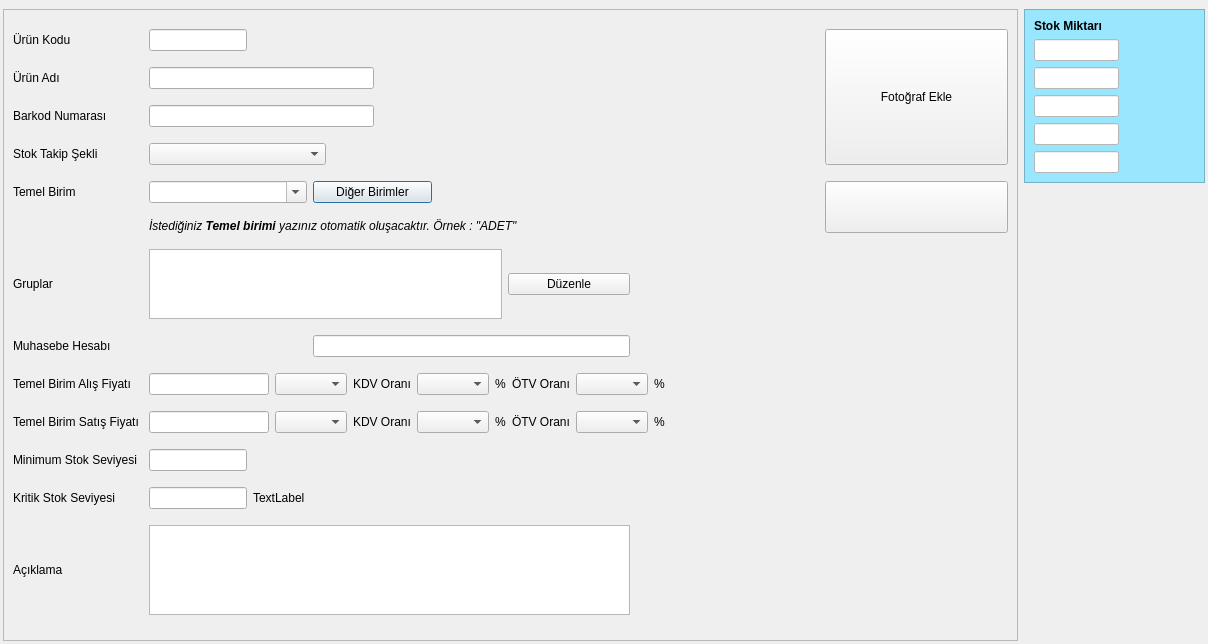
 <widget class="QDialog" name="STOK_URUN_KARTI_FORMU">
  <property name="geometry">
   <rect>
    <x>0</x>
    <y>0</y>
    <width>1208</width>
    <height>644</height>
   </rect>
  </property>
  <property name="sizePolicy">
   <sizepolicy hsizetype="Ignored" vsizetype="Ignored">
    <horstretch>0</horstretch>
    <verstretch>0</verstretch>
   </sizepolicy>
  </property>
  <property name="minimumSize">
   <size>
    <width>0</width>
    <height>403</height>
   </size>
  </property>
  <property name="windowTitle">
   <string>ÜRÜN KARTI</string>
  </property>
  <property name="toolTip">
   <string/>
  </property>
  <layout class="QGridLayout" name="gridLayout_5" rowstretch="1,10,50" columnstretch="100,0">
   <property name="margin">
    <number>3</number>
   </property>
   <item row="0" column="0" colspan="2">
    <widget class="QWidget" name="navigation_buttons_widget" native="true">
     <property name="sizePolicy">
      <sizepolicy hsizetype="Expanding" vsizetype="Fixed">
       <horstretch>0</horstretch>
       <verstretch>0</verstretch>
      </sizepolicy>
     </property>
     <property name="minimumSize">
      <size>
       <width>0</width>
       <height>0</height>
      </size>
     </property>
    </widget>
   </item>
   <item row="1" column="0" rowspan="2">
    <widget class="QFrame" name="frame_2">
     <property name="sizePolicy">
      <sizepolicy hsizetype="Expanding" vsizetype="Expanding">
       <horstretch>0</horstretch>
       <verstretch>0</verstretch>
      </sizepolicy>
     </property>
     <property name="frameShape">
      <enum>QFrame::StyledPanel</enum>
     </property>
     <property name="frameShadow">
      <enum>QFrame::Raised</enum>
     </property>
     <layout class="QGridLayout" name="gridLayout_4" rowstretch="1,1,1,1,1,1,1,1,1,1,1,1,0" columnstretch="10,8,10,10,10,15,15">
      <item row="0" column="0">
       <widget class="QLabel" name="label_urun_kodu">
        <property name="sizePolicy">
         <sizepolicy hsizetype="Fixed" vsizetype="Fixed">
          <horstretch>0</horstretch>
          <verstretch>0</verstretch>
         </sizepolicy>
        </property>
        <property name="text">
         <string>Ürün Kodu</string>
        </property>
       </widget>
      </item>
      <item row="0" column="1">
       <widget class="QLineEdit" name="lineEdit_urun_kodu">
        <property name="maxLength">
         <number>30</number>
        </property>
       </widget>
      </item>
      <item row="1" column="0">
       <widget class="QLabel" name="label_urun_adi">
        <property name="sizePolicy">
         <sizepolicy hsizetype="Fixed" vsizetype="Fixed">
          <horstretch>0</horstretch>
          <verstretch>0</verstretch>
         </sizepolicy>
        </property>
        <property name="text">
         <string>Ürün Adı</string>
        </property>
       </widget>
      </item>
      <item row="1" column="1" colspan="2">
       <widget class="QLineEdit" name="lineEdit_urun_adi">
        <property name="maxLength">
         <number>50</number>
        </property>
       </widget>
      </item>
      <item row="2" column="0">
       <widget class="QLabel" name="label_barkod_numarasi">
        <property name="sizePolicy">
         <sizepolicy hsizetype="Fixed" vsizetype="Fixed">
          <horstretch>0</horstretch>
          <verstretch>0</verstretch>
         </sizepolicy>
        </property>
        <property name="text">
         <string>Barkod Numarası</string>
        </property>
       </widget>
      </item>
      <item row="2" column="1" colspan="2">
       <widget class="QLineEdit" name="lineEdit_barkod_numarasi"/>
      </item>
      <item row="3" column="0">
       <widget class="QLabel" name="label_takip_sekli">
        <property name="sizePolicy">
         <sizepolicy hsizetype="Fixed" vsizetype="Fixed">
          <horstretch>0</horstretch>
          <verstretch>0</verstretch>
         </sizepolicy>
        </property>
        <property name="text">
         <string>Stok Takip Şekli</string>
        </property>
       </widget>
      </item>
      <item row="4" column="0">
       <widget class="QLabel" name="label_temel_urun_birimi">
        <property name="sizePolicy">
         <sizepolicy hsizetype="Fixed" vsizetype="Fixed">
          <horstretch>0</horstretch>
          <verstretch>0</verstretch>
         </sizepolicy>
        </property>
        <property name="text">
         <string>Temel Birim</string>
        </property>
       </widget>
      </item>
      <item row="4" column="1" colspan="4">
       <layout class="QGridLayout" name="gridLayout_6" columnstretch="4,3,5">
        <item row="0" column="0">
         <widget class="QComboBox" name="comboBox_temel_urun_birimi">
          <property name="sizePolicy">
           <sizepolicy hsizetype="Expanding" vsizetype="Fixed">
            <horstretch>0</horstretch>
            <verstretch>0</verstretch>
           </sizepolicy>
          </property>
          <property name="editable">
           <bool>true</bool>
          </property>
          <property name="sizeAdjustPolicy">
           <enum>QComboBox::AdjustToMinimumContentsLength</enum>
          </property>
         </widget>
        </item>
        <item row="0" column="2">
         <spacer name="horizontalSpacer">
          <property name="orientation">
           <enum>Qt::Horizontal</enum>
          </property>
          <property name="sizeHint" stdset="0">
           <size>
            <width>92</width>
            <height>20</height>
           </size>
          </property>
         </spacer>
        </item>
        <item row="0" column="1">
         <widget class="QPushButton" name="button_diger_urun_birimleri">
          <property name="sizePolicy">
           <sizepolicy hsizetype="Expanding" vsizetype="Fixed">
            <horstretch>0</horstretch>
            <verstretch>0</verstretch>
           </sizepolicy>
          </property>
          <property name="text">
           <string>Diğer Birimler</string>
          </property>
         </widget>
        </item>
       </layout>
      </item>
      <item row="6" column="0">
       <widget class="QLabel" name="label_2">
        <property name="sizePolicy">
         <sizepolicy hsizetype="Fixed" vsizetype="Fixed">
          <horstretch>0</horstretch>
          <verstretch>0</verstretch>
         </sizepolicy>
        </property>
        <property name="text">
         <string>Gruplar</string>
        </property>
       </widget>
      </item>
      <item row="6" column="1" colspan="3">
       <widget class="QTextEdit" name="textEdit_gruplar">
        <property name="maximumSize">
         <size>
          <width>16777215</width>
          <height>70</height>
         </size>
        </property>
        <property name="focusPolicy">
         <enum>Qt::NoFocus</enum>
        </property>
        <property name="readOnly">
         <bool>true</bool>
        </property>
       </widget>
      </item>
      <item row="6" column="4">
       <widget class="QPushButton" name="pushButton_gruplar">
        <property name="text">
         <string>Düzenle</string>
        </property>
        <property name="icon">
         <iconset resource="../e9_icons.qrc">
          <normaloff>:/e9_icons/E9_ICONS/e9_grup.png</normaloff>:/e9_icons/E9_ICONS/e9_grup.png</iconset>
        </property>
       </widget>
      </item>
      <item row="7" column="0">
       <widget class="QLabel" name="label_muhasebe_hesabi">
        <property name="sizePolicy">
         <sizepolicy hsizetype="Fixed" vsizetype="Fixed">
          <horstretch>0</horstretch>
          <verstretch>0</verstretch>
         </sizepolicy>
        </property>
        <property name="text">
         <string>Muhasebe Hesabı</string>
        </property>
       </widget>
      </item>
      <item row="8" column="0">
       <widget class="QLabel" name="label_temel_birim_alis_fiyati">
        <property name="sizePolicy">
         <sizepolicy hsizetype="Fixed" vsizetype="Fixed">
          <horstretch>0</horstretch>
          <verstretch>0</verstretch>
         </sizepolicy>
        </property>
        <property name="text">
         <string>Temel Birim Alış Fiyatı</string>
        </property>
       </widget>
      </item>
      <item row="9" column="0">
       <widget class="QLabel" name="label_temel_birim_satis_fiyati">
        <property name="sizePolicy">
         <sizepolicy hsizetype="Fixed" vsizetype="Fixed">
          <horstretch>0</horstretch>
          <verstretch>0</verstretch>
         </sizepolicy>
        </property>
        <property name="text">
         <string>Temel Birim Satış Fiyatı </string>
        </property>
       </widget>
      </item>
      <item row="10" column="0">
       <widget class="QLabel" name="label_min_stok_seviyesi">
        <property name="sizePolicy">
         <sizepolicy hsizetype="Fixed" vsizetype="Fixed">
          <horstretch>0</horstretch>
          <verstretch>0</verstretch>
         </sizepolicy>
        </property>
        <property name="text">
         <string>Minimum Stok Seviyesi </string>
        </property>
       </widget>
      </item>
      <item row="10" column="1">
       <widget class="QCommaEdit" name="commaEdit_minimum_stok_seviyesi">
        <property name="sizePolicy">
         <sizepolicy hsizetype="Expanding" vsizetype="Fixed">
          <horstretch>0</horstretch>
          <verstretch>0</verstretch>
         </sizepolicy>
        </property>
        <property name="whatsThis">
         <string>Sayilari formatina(Or:1,000,234.50) donusturur. </string>
        </property>
        <property name="QCommaEdit" stdset="0">
         <rect>
          <x>0</x>
          <y>0</y>
          <width>0</width>
          <height>0</height>
         </rect>
        </property>
       </widget>
      </item>
      <item row="10" column="2">
       <widget class="QLabel" name="label_min_stok_sev_temel_birim">
        <property name="sizePolicy">
         <sizepolicy hsizetype="Expanding" vsizetype="Fixed">
          <horstretch>0</horstretch>
          <verstretch>0</verstretch>
         </sizepolicy>
        </property>
        <property name="text">
         <string/>
        </property>
       </widget>
      </item>
      <item row="11" column="0">
       <widget class="QLabel" name="label_kritik_stok_seviyesi">
        <property name="sizePolicy">
         <sizepolicy hsizetype="Fixed" vsizetype="Fixed">
          <horstretch>0</horstretch>
          <verstretch>0</verstretch>
         </sizepolicy>
        </property>
        <property name="text">
         <string>Kritik Stok Seviyesi</string>
        </property>
       </widget>
      </item>
      <item row="11" column="1">
       <widget class="QCommaEdit" name="commaEdit_kritik_stok_seviyesi">
        <property name="whatsThis">
         <string>Sayilari formatina(Or:1,000,234.50) donusturur. </string>
        </property>
        <property name="QCommaEdit" stdset="0">
         <rect>
          <x>0</x>
          <y>0</y>
          <width>0</width>
          <height>0</height>
         </rect>
        </property>
       </widget>
      </item>
      <item row="11" column="2">
       <widget class="QLabel" name="label_kritik_stok_sev_temel_birim">
        <property name="sizePolicy">
         <sizepolicy hsizetype="Fixed" vsizetype="Fixed">
          <horstretch>0</horstretch>
          <verstretch>0</verstretch>
         </sizepolicy>
        </property>
        <property name="text">
         <string>TextLabel</string>
        </property>
       </widget>
      </item>
      <item row="12" column="0">
       <widget class="QLabel" name="label_aciklama">
        <property name="sizePolicy">
         <sizepolicy hsizetype="Fixed" vsizetype="Fixed">
          <horstretch>0</horstretch>
          <verstretch>0</verstretch>
         </sizepolicy>
        </property>
        <property name="text">
         <string>Açıklama</string>
        </property>
       </widget>
      </item>
      <item row="12" column="1" colspan="4">
       <widget class="QLimitedTextEdit" name="limitedTextEdit_aciklama">
        <property name="sizePolicy">
         <sizepolicy hsizetype="Expanding" vsizetype="Fixed">
          <horstretch>0</horstretch>
          <verstretch>0</verstretch>
         </sizepolicy>
        </property>
        <property name="maximumSize">
         <size>
          <width>16777215</width>
          <height>90</height>
         </size>
        </property>
       </widget>
      </item>
      <item row="3" column="1" colspan="3">
       <layout class="QGridLayout" name="gridLayout_7" columnstretch="4,4">
        <item row="0" column="0">
         <widget class="QComboBox" name="comboBox_stok_takip_sekli">
          <property name="sizePolicy">
           <sizepolicy hsizetype="Preferred" vsizetype="Fixed">
            <horstretch>0</horstretch>
            <verstretch>0</verstretch>
           </sizepolicy>
          </property>
          <property name="sizeAdjustPolicy">
           <enum>QComboBox::AdjustToMinimumContentsLength</enum>
          </property>
         </widget>
        </item>
        <item row="0" column="1">
         <spacer name="horizontalSpacer_4">
          <property name="orientation">
           <enum>Qt::Horizontal</enum>
          </property>
          <property name="sizeHint" stdset="0">
           <size>
            <width>40</width>
            <height>20</height>
           </size>
          </property>
         </spacer>
        </item>
       </layout>
      </item>
      <item row="7" column="1" colspan="4">
       <layout class="QGridLayout" name="gridLayout_8" columnstretch="5,10">
        <item row="0" column="0">
         <widget class="QSearchEdit" name="searchEdit_muh_hesap_kodu" native="true">
          <property name="sizePolicy">
           <sizepolicy hsizetype="Expanding" vsizetype="Fixed">
            <horstretch>0</horstretch>
            <verstretch>0</verstretch>
           </sizepolicy>
          </property>
          <property name="whatsThis">
           <string>Arama widget. </string>
          </property>
          <property name="QSearchEdit" stdset="0">
           <rect>
            <x>0</x>
            <y>0</y>
            <width>100</width>
            <height>100</height>
           </rect>
          </property>
         </widget>
        </item>
        <item row="0" column="1">
         <widget class="QLineEdit" name="lineEdit_muh_hesap_ismi">
          <property name="focusPolicy">
           <enum>Qt::NoFocus</enum>
          </property>
          <property name="readOnly">
           <bool>true</bool>
          </property>
         </widget>
        </item>
       </layout>
      </item>
      <item row="8" column="1" colspan="5">
       <layout class="QGridLayout" name="gridLayout_9" columnstretch="3,2,1,2,5,1,2,1,20">
        <item row="0" column="0">
         <widget class="QCommaEdit" name="commaEdit_alis_fiyati">
          <property name="sizePolicy">
           <sizepolicy hsizetype="Expanding" vsizetype="Fixed">
            <horstretch>0</horstretch>
            <verstretch>0</verstretch>
           </sizepolicy>
          </property>
          <property name="minimumSize">
           <size>
            <width>120</width>
            <height>0</height>
           </size>
          </property>
          <property name="whatsThis">
           <string>Sayilari formatina(Or:1,000,234.50) donusturur. </string>
          </property>
          <property name="QCommaEdit" stdset="0">
           <rect>
            <x>0</x>
            <y>0</y>
            <width>0</width>
            <height>0</height>
           </rect>
          </property>
         </widget>
        </item>
        <item row="0" column="1">
         <widget class="QComboBox" name="comboBox_urun_alis_doviz">
          <property name="sizePolicy">
           <sizepolicy hsizetype="Minimum" vsizetype="Fixed">
            <horstretch>0</horstretch>
            <verstretch>0</verstretch>
           </sizepolicy>
          </property>
          <property name="sizeAdjustPolicy">
           <enum>QComboBox::AdjustToContentsOnFirstShow</enum>
          </property>
         </widget>
        </item>
        <item row="0" column="2">
         <widget class="QLabel" name="label_KDV_orani">
          <property name="sizePolicy">
           <sizepolicy hsizetype="Fixed" vsizetype="Fixed">
            <horstretch>0</horstretch>
            <verstretch>0</verstretch>
           </sizepolicy>
          </property>
          <property name="text">
           <string>KDV Oranı</string>
          </property>
         </widget>
        </item>
        <item row="0" column="3">
         <widget class="QComboBox" name="comboBox_alis_kdv_orani">
          <property name="sizePolicy">
           <sizepolicy hsizetype="Minimum" vsizetype="Fixed">
            <horstretch>0</horstretch>
            <verstretch>0</verstretch>
           </sizepolicy>
          </property>
          <property name="sizeAdjustPolicy">
           <enum>QComboBox::AdjustToContentsOnFirstShow</enum>
          </property>
         </widget>
        </item>
        <item row="0" column="4">
         <widget class="QLabel" name="label_yuzde">
          <property name="sizePolicy">
           <sizepolicy hsizetype="Fixed" vsizetype="Fixed">
            <horstretch>0</horstretch>
            <verstretch>0</verstretch>
           </sizepolicy>
          </property>
          <property name="text">
           <string>%</string>
          </property>
         </widget>
        </item>
        <item row="0" column="8">
         <spacer name="horizontalSpacer_7">
          <property name="orientation">
           <enum>Qt::Horizontal</enum>
          </property>
          <property name="sizeHint" stdset="0">
           <size>
            <width>40</width>
            <height>20</height>
           </size>
          </property>
         </spacer>
        </item>
        <item row="0" column="5">
         <widget class="QLabel" name="label_OTV_orani">
          <property name="sizePolicy">
           <sizepolicy hsizetype="Fixed" vsizetype="Fixed">
            <horstretch>0</horstretch>
            <verstretch>0</verstretch>
           </sizepolicy>
          </property>
          <property name="text">
           <string>ÖTV Oranı</string>
          </property>
         </widget>
        </item>
        <item row="0" column="6">
         <widget class="QComboBox" name="comboBox_alis_otv_orani">
          <property name="sizePolicy">
           <sizepolicy hsizetype="Minimum" vsizetype="Fixed">
            <horstretch>0</horstretch>
            <verstretch>0</verstretch>
           </sizepolicy>
          </property>
          <property name="sizeAdjustPolicy">
           <enum>QComboBox::AdjustToContentsOnFirstShow</enum>
          </property>
         </widget>
        </item>
        <item row="0" column="7">
         <widget class="QLabel" name="label_yuzde_2">
          <property name="sizePolicy">
           <sizepolicy hsizetype="Fixed" vsizetype="Fixed">
            <horstretch>0</horstretch>
            <verstretch>0</verstretch>
           </sizepolicy>
          </property>
          <property name="text">
           <string>%</string>
          </property>
         </widget>
        </item>
       </layout>
      </item>
      <item row="9" column="1" colspan="5">
       <layout class="QGridLayout" name="gridLayout_10" columnstretch="3,2,1,2,5,1,2,1,20">
        <item row="0" column="0">
         <widget class="QCommaEdit" name="commaEdit_satis_fiyati">
          <property name="sizePolicy">
           <sizepolicy hsizetype="Expanding" vsizetype="Fixed">
            <horstretch>0</horstretch>
            <verstretch>0</verstretch>
           </sizepolicy>
          </property>
          <property name="minimumSize">
           <size>
            <width>120</width>
            <height>0</height>
           </size>
          </property>
          <property name="whatsThis">
           <string>Sayilari formatina(Or:1,000,234.50) donusturur. </string>
          </property>
          <property name="QCommaEdit" stdset="0">
           <rect>
            <x>0</x>
            <y>0</y>
            <width>0</width>
            <height>0</height>
           </rect>
          </property>
         </widget>
        </item>
        <item row="0" column="1">
         <widget class="QComboBox" name="comboBox_urun_satis_doviz">
          <property name="sizePolicy">
           <sizepolicy hsizetype="Minimum" vsizetype="Fixed">
            <horstretch>0</horstretch>
            <verstretch>0</verstretch>
           </sizepolicy>
          </property>
          <property name="sizeAdjustPolicy">
           <enum>QComboBox::AdjustToContentsOnFirstShow</enum>
          </property>
         </widget>
        </item>
        <item row="0" column="8">
         <spacer name="horizontalSpacer_8">
          <property name="orientation">
           <enum>Qt::Horizontal</enum>
          </property>
          <property name="sizeHint" stdset="0">
           <size>
            <width>40</width>
            <height>20</height>
           </size>
          </property>
         </spacer>
        </item>
        <item row="0" column="2">
         <widget class="QLabel" name="label_3">
          <property name="sizePolicy">
           <sizepolicy hsizetype="Fixed" vsizetype="Fixed">
            <horstretch>0</horstretch>
            <verstretch>0</verstretch>
           </sizepolicy>
          </property>
          <property name="text">
           <string>KDV Oranı</string>
          </property>
         </widget>
        </item>
        <item row="0" column="3">
         <widget class="QComboBox" name="comboBox_satis_kdv_orani"/>
        </item>
        <item row="0" column="4">
         <widget class="QLabel" name="label_4">
          <property name="sizePolicy">
           <sizepolicy hsizetype="Fixed" vsizetype="Fixed">
            <horstretch>0</horstretch>
            <verstretch>0</verstretch>
           </sizepolicy>
          </property>
          <property name="text">
           <string>%</string>
          </property>
         </widget>
        </item>
        <item row="0" column="5">
         <widget class="QLabel" name="label_5">
          <property name="sizePolicy">
           <sizepolicy hsizetype="Fixed" vsizetype="Fixed">
            <horstretch>0</horstretch>
            <verstretch>0</verstretch>
           </sizepolicy>
          </property>
          <property name="text">
           <string>ÖTV Oranı</string>
          </property>
         </widget>
        </item>
        <item row="0" column="6">
         <widget class="QComboBox" name="comboBox_satis_otv_orani"/>
        </item>
        <item row="0" column="7">
         <widget class="QLabel" name="label_6">
          <property name="sizePolicy">
           <sizepolicy hsizetype="Fixed" vsizetype="Fixed">
            <horstretch>0</horstretch>
            <verstretch>0</verstretch>
           </sizepolicy>
          </property>
          <property name="text">
           <string>%</string>
          </property>
         </widget>
        </item>
       </layout>
      </item>
      <item row="0" column="6" rowspan="4">
       <widget class="QPushButton" name="pushButton_fotograf_sec">
        <property name="sizePolicy">
         <sizepolicy hsizetype="Minimum" vsizetype="Minimum">
          <horstretch>0</horstretch>
          <verstretch>0</verstretch>
         </sizepolicy>
        </property>
        <property name="toolTip">
         <string>Fotoğraf Ekle</string>
        </property>
        <property name="text">
         <string>Fotoğraf Ekle</string>
        </property>
       </widget>
      </item>
      <item row="6" column="5">
       <spacer name="horizontalSpacer_5">
        <property name="orientation">
         <enum>Qt::Horizontal</enum>
        </property>
        <property name="sizeHint" stdset="0">
         <size>
          <width>40</width>
          <height>20</height>
         </size>
        </property>
       </spacer>
      </item>
      <item row="5" column="1" colspan="5">
       <widget class="QLabel" name="label_7">
        <property name="sizePolicy">
         <sizepolicy hsizetype="Expanding" vsizetype="Fixed">
          <horstretch>0</horstretch>
          <verstretch>0</verstretch>
         </sizepolicy>
        </property>
        <property name="text">
         <string>&lt;!DOCTYPE HTML PUBLIC &quot;-//W3C//DTD HTML 4.0//EN&quot; &quot;http://www.w3.org/TR/REC-html40/strict.dtd&quot;&gt;
&lt;html&gt;&lt;head&gt;&lt;meta name=&quot;qrichtext&quot; content=&quot;1&quot; /&gt;&lt;style type=&quot;text/css&quot;&gt;
p, li { white-space: pre-wrap; }
&lt;/style&gt;&lt;/head&gt;&lt;body style=&quot; font-family:'Sans Serif'; font-size:10pt; font-weight:400; font-style:normal;&quot;&gt;
&lt;p style=&quot; margin-top:0px; margin-bottom:0px; margin-left:0px; margin-right:0px; -qt-block-indent:0; text-indent:0px;&quot;&gt;&lt;span style=&quot; font-size:9pt; font-style:italic;&quot;&gt;İstediğiniz &lt;/span&gt;&lt;span style=&quot; font-size:9pt; font-weight:600; font-style:italic;&quot;&gt;Temel&lt;/span&gt;&lt;span style=&quot; font-size:9pt; font-style:italic;&quot;&gt; &lt;/span&gt;&lt;span style=&quot; font-size:9pt; font-weight:600; font-style:italic;&quot;&gt;birimi&lt;/span&gt;&lt;span style=&quot; font-size:9pt; font-style:italic;&quot;&gt; yazınız otomatik oluşacaktır. Örnek : &amp;quot;ADET&amp;quot;&lt;/span&gt;&lt;/p&gt;&lt;/body&gt;&lt;/html&gt;</string>
        </property>
       </widget>
      </item>
      <item row="4" column="6" rowspan="2">
       <widget class="QPushButton" name="pushButton_urun_hareketleri">
        <property name="sizePolicy">
         <sizepolicy hsizetype="Minimum" vsizetype="Expanding">
          <horstretch>0</horstretch>
          <verstretch>0</verstretch>
         </sizepolicy>
        </property>
        <property name="toolTip">
         <string>Hareketler</string>
        </property>
        <property name="text">
         <string/>
        </property>
        <property name="icon">
         <iconset resource="../e9_icons.qrc">
          <normaloff>:/e9_icons/E9_ICONS/cari_hareketler.png</normaloff>:/e9_icons/E9_ICONS/cari_hareketler.png</iconset>
        </property>
        <property name="iconSize">
         <size>
          <width>36</width>
          <height>36</height>
         </size>
        </property>
        <property name="shortcut">
         <string>Ctrl+R</string>
        </property>
       </widget>
      </item>
     </layout>
    </widget>
   </item>
   <item row="1" column="1">
    <widget class="QFrame" name="frame">
     <property name="sizePolicy">
      <sizepolicy hsizetype="Expanding" vsizetype="Expanding">
       <horstretch>0</horstretch>
       <verstretch>0</verstretch>
      </sizepolicy>
     </property>
     <property name="styleSheet">
      <string notr="true">background-color: rgb(152, 231, 255);</string>
     </property>
     <property name="frameShape">
      <enum>QFrame::StyledPanel</enum>
     </property>
     <property name="frameShadow">
      <enum>QFrame::Raised</enum>
     </property>
     <layout class="QGridLayout" name="gridLayout_2">
      <item row="1" column="0">
       <layout class="QGridLayout" name="gridLayout_3" rowstretch="1,1,1,1,1" columnstretch="15,15,10,15">
        <item row="1" column="2">
         <widget class="QLabel" name="label_birim_1">
          <property name="sizePolicy">
           <sizepolicy hsizetype="Expanding" vsizetype="Fixed">
            <horstretch>0</horstretch>
            <verstretch>0</verstretch>
           </sizepolicy>
          </property>
          <property name="text">
           <string/>
          </property>
         </widget>
        </item>
        <item row="2" column="2">
         <widget class="QLabel" name="label_birim_2">
          <property name="sizePolicy">
           <sizepolicy hsizetype="Expanding" vsizetype="Fixed">
            <horstretch>0</horstretch>
            <verstretch>0</verstretch>
           </sizepolicy>
          </property>
          <property name="text">
           <string/>
          </property>
         </widget>
        </item>
        <item row="3" column="0" colspan="2">
         <widget class="QCommaEdit" name="commaEdit_miktar_3">
          <property name="focusPolicy">
           <enum>Qt::NoFocus</enum>
          </property>
          <property name="whatsThis">
           <string>Sayilari formatina(Or:1,000,234.50) donusturur. </string>
          </property>
          <property name="styleSheet">
           <string notr="true">background-color: rgb(255, 255, 255);</string>
          </property>
          <property name="readOnly">
           <bool>true</bool>
          </property>
          <property name="QCommaEdit" stdset="0">
           <rect>
            <x>0</x>
            <y>0</y>
            <width>100</width>
            <height>100</height>
           </rect>
          </property>
         </widget>
        </item>
        <item row="3" column="2">
         <widget class="QLabel" name="label_birim_3">
          <property name="sizePolicy">
           <sizepolicy hsizetype="Expanding" vsizetype="Fixed">
            <horstretch>0</horstretch>
            <verstretch>0</verstretch>
           </sizepolicy>
          </property>
          <property name="text">
           <string/>
          </property>
         </widget>
        </item>
        <item row="4" column="0" colspan="2">
         <widget class="QCommaEdit" name="commaEdit_miktar_4">
          <property name="focusPolicy">
           <enum>Qt::NoFocus</enum>
          </property>
          <property name="whatsThis">
           <string>Sayilari formatina(Or:1,000,234.50) donusturur. </string>
          </property>
          <property name="styleSheet">
           <string notr="true">background-color: rgb(255, 255, 255);</string>
          </property>
          <property name="readOnly">
           <bool>true</bool>
          </property>
          <property name="QCommaEdit" stdset="0">
           <rect>
            <x>0</x>
            <y>0</y>
            <width>100</width>
            <height>100</height>
           </rect>
          </property>
         </widget>
        </item>
        <item row="4" column="2">
         <widget class="QLabel" name="label_birim_4">
          <property name="sizePolicy">
           <sizepolicy hsizetype="Expanding" vsizetype="Fixed">
            <horstretch>0</horstretch>
            <verstretch>0</verstretch>
           </sizepolicy>
          </property>
          <property name="text">
           <string/>
          </property>
         </widget>
        </item>
        <item row="0" column="2">
         <widget class="QLabel" name="label_temel_birim">
          <property name="sizePolicy">
           <sizepolicy hsizetype="Expanding" vsizetype="Fixed">
            <horstretch>0</horstretch>
            <verstretch>0</verstretch>
           </sizepolicy>
          </property>
          <property name="text">
           <string/>
          </property>
         </widget>
        </item>
        <item row="0" column="3">
         <spacer name="horizontalSpacer_6">
          <property name="orientation">
           <enum>Qt::Horizontal</enum>
          </property>
          <property name="sizeHint" stdset="0">
           <size>
            <width>40</width>
            <height>20</height>
           </size>
          </property>
         </spacer>
        </item>
        <item row="2" column="0" colspan="2">
         <widget class="QCommaEdit" name="commaEdit_miktar_2">
          <property name="focusPolicy">
           <enum>Qt::NoFocus</enum>
          </property>
          <property name="whatsThis">
           <string>Sayilari formatina(Or:1,000,234.50) donusturur. </string>
          </property>
          <property name="styleSheet">
           <string notr="true">background-color: rgb(255, 255, 255);</string>
          </property>
          <property name="readOnly">
           <bool>true</bool>
          </property>
          <property name="QCommaEdit" stdset="0">
           <rect>
            <x>0</x>
            <y>0</y>
            <width>100</width>
            <height>100</height>
           </rect>
          </property>
         </widget>
        </item>
        <item row="1" column="0" colspan="2">
         <widget class="QCommaEdit" name="commaEdit_miktar_1">
          <property name="focusPolicy">
           <enum>Qt::NoFocus</enum>
          </property>
          <property name="whatsThis">
           <string>Sayilari formatina(Or:1,000,234.50) donusturur. </string>
          </property>
          <property name="styleSheet">
           <string notr="true">background-color: rgb(255, 255, 255);</string>
          </property>
          <property name="readOnly">
           <bool>true</bool>
          </property>
          <property name="QCommaEdit" stdset="0">
           <rect>
            <x>0</x>
            <y>0</y>
            <width>100</width>
            <height>100</height>
           </rect>
          </property>
         </widget>
        </item>
        <item row="0" column="0" colspan="2">
         <widget class="QCommaEdit" name="commaEdit_temel_miktar">
          <property name="focusPolicy">
           <enum>Qt::NoFocus</enum>
          </property>
          <property name="whatsThis">
           <string>Sayilari formatina(Or:1,000,234.50) donusturur. </string>
          </property>
          <property name="styleSheet">
           <string notr="true">background-color: rgb(255, 255, 255);</string>
          </property>
          <property name="readOnly">
           <bool>true</bool>
          </property>
          <property name="QCommaEdit" stdset="0">
           <rect>
            <x>0</x>
            <y>0</y>
            <width>100</width>
            <height>100</height>
           </rect>
          </property>
         </widget>
        </item>
       </layout>
      </item>
      <item row="0" column="0">
       <widget class="QLabel" name="label">
        <property name="sizePolicy">
         <sizepolicy hsizetype="Expanding" vsizetype="Fixed">
          <horstretch>0</horstretch>
          <verstretch>0</verstretch>
         </sizepolicy>
        </property>
        <property name="font">
         <font>
          <weight>75</weight>
          <bold>true</bold>
         </font>
        </property>
        <property name="text">
         <string>Stok Miktarı</string>
        </property>
       </widget>
      </item>
     </layout>
    </widget>
   </item>
   <item row="2" column="1">
    <spacer name="verticalSpacer_2">
     <property name="orientation">
      <enum>Qt::Vertical</enum>
     </property>
     <property name="sizeHint" stdset="0">
      <size>
       <width>20</width>
       <height>40</height>
      </size>
     </property>
    </spacer>
   </item>
  </layout>
 </widget>
